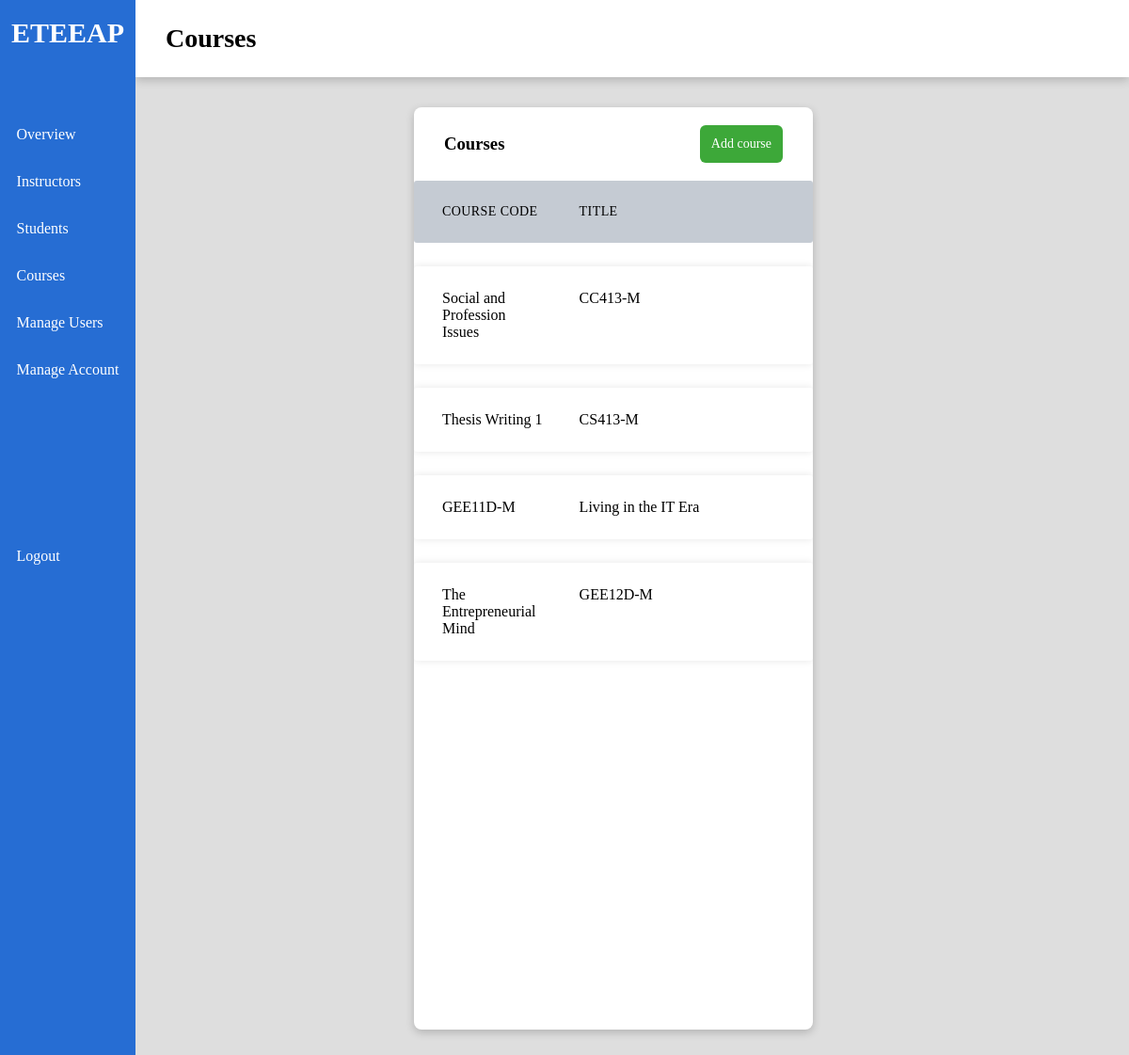
The app's page /index/courses (signed in) with its own data.
### models.py (models this page shows)
class Course(db.Model):
    __tablename__ = "courses"
    id = db.Column("id", db.Integer, primary_key=True)
    title = db.Column("title", db.String(64))
    code = db.Column("code", db.String(8))

### views.py (the view)
@views.route('/courses')
def courses():
    if g.user not in ['admin']:
        return redirect(url_for('.unauthorized'))
    views = user_views[g.user]
    courses = db.get_courses()
    return render_template('courses.html', page="Courses", courses=courses, views=views)

### db_functions.py (called while the page is built)
def get_courses():
    return [u.__dict__ for u in Course.query.all()]

### views.py (called while the page is built)
@views.before_request
def verify_permissions():
    g.user = None
    if 'user' in session:
        g.user = session['user']
    else:
        return redirect('/login')

### templates/courses.html (shortened to what this page needs)
{% extends "index.html" %}
{% block content %}
<div class="main-row">
    <div class="card side color-white">
        <div class="inline">
            <h3>Courses</h3>
            <button class="btn-add" onclick="addCourse()">Add course</button><br>
        </div>
        {% if courses is defined and courses|length > 0 %}
        <ul class="stylized-table">
            <li class="table-header">
                <div class="col col-3">COURSE CODE</div>
                <div class="col col-6">TITLE</div>
            </li>
            {% for course in courses %}
            <li class="table-row">
                <div class="col col-3" data-label="CODE">{{ course.code }}</div>
                <div class="col col-6" data-label="TITLE">{{ course.title }}</div>
            </li>
            {% endfor %}
        </ul>
        {% else %}
        <p>No courses have been created.</p>
        {% endif %}
    </div>
</div class="main-row">
{% endblock %}

### static/styles/index.css (style rules this page uses)
* { margin: 0; padding: 0; font-family: quicksand; }
body { background-color: #dedede; }
button { color: white; font-size: 14px; padding: 12px; border: none; border-radius: 6px; }
.btn-add { background-color: #3da839; }
.inline { display: flex; flex-direction: row; align-items: center; }

### records on screen
Course: code "Social and Profession Issues", title "CC413-M"
Course: code "Thesis Writing 1", title "CS413-M"
Course: code "GEE11D-M", title "Living in the IT Era"
Course: code "The Entrepreneurial Mind", title "GEE12D-M"

### other values on screen
{{ view.name }} "Overview" "Instructors" "Students" "Courses" "Manage Users" "Manage Account"
{{ page }} "Courses"
